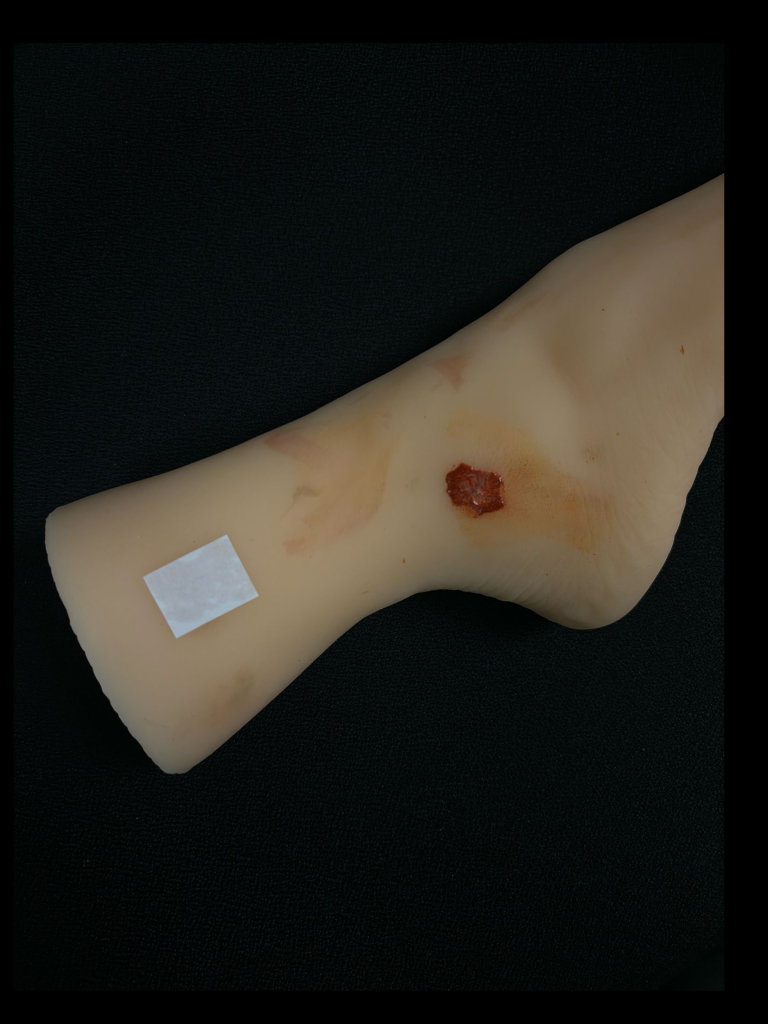
#> input picture x3Lkg_zoomed.png, 1536 x 2048 px, found by its file name (shown at 1/2 size)
$ python Zoom.py
#> lines starting #> are read from the running program, lines starting #| are printed output that depends on the picture
# [57 lines of commented-out code are left out]


import cv2
import numpy as np

def rotate_point(point, angle, center):
    angle_rad = np.radians(angle)
    cos_val = np.cos(angle_rad)
    sin_val = np.sin(angle_rad)
    x = center[0] + (point[0] - center[0]) * cos_val - (point[1] - center[1]) * sin_val
    y = center[1] + (point[0] - center[0]) * sin_val + (point[1] - center[1]) * cos_val
    return (int(x), int(y))

# Define the original rectangle points
original_rect_points = [(288, 1154), (519, 1154), (519, 1192), (288, 1192)]

# Define the target rectangle points
target_rect_points = [(773, 561), (792, 354), (945, 368), (926, 575)]

# Calculate the center of each rectangle
original_rect_center = ((original_rect_points[0][0] + original_rect_points[2][0]) // 2, (original_rect_points[0][1] + original_rect_points[2][1]) // 2)
target_rect_center = ((target_rect_points[0][0] + target_rect_points[2][0]) // 2, (target_rect_points[0][1] + target_rect_points[2][1]) // 2)

# Calculate the translation required to move the original rectangle to align with the target rectangle
translation = (target_rect_center[0] - original_rect_center[0], target_rect_center[1] - original_rect_center[1])

# Calculate the angle of rotation to match the orientation of the target rectangle
original_angle = np.degrees(np.arctan2(original_rect_points[1][1] - original_rect_points[0][1], original_rect_points[1][0] - original_rect_points[0][0]))
target_angle = np.degrees(np.arctan2(target_rect_points[1][1] - target_rect_points[0][1], target_rect_points[1][0] - target_rect_points[0][0]))
rotation_angle = target_angle - original_angle

# Rotate and translate the original rectangle points to match the target rectangle
rotated_rect_points = [rotate_point(point, rotation_angle, original_rect_center) for point in original_rect_points]
translated_rotated_rect_points = [(point[0] + translation[0], point[1] + translation[1]) for point in rotated_rect_points]

# Define the path to the image file
image_path = '/Users/vastavbharambe/Downloads/cap/x3Lkg_zoomed.png'

# Read the image
image = cv2.imread(image_path)
#> image is the input picture: shape (2048, 1536, 3); mean B, G, R 27.1, 32.6, 33.8

# Rotate and translate the entire image
rot_mat = cv2.getRotationMatrix2D(original_rect_center, rotation_angle, 1.0)
translated_rotated_image = cv2.warpAffine(image, rot_mat, (image.shape[1], image.shape[0]))
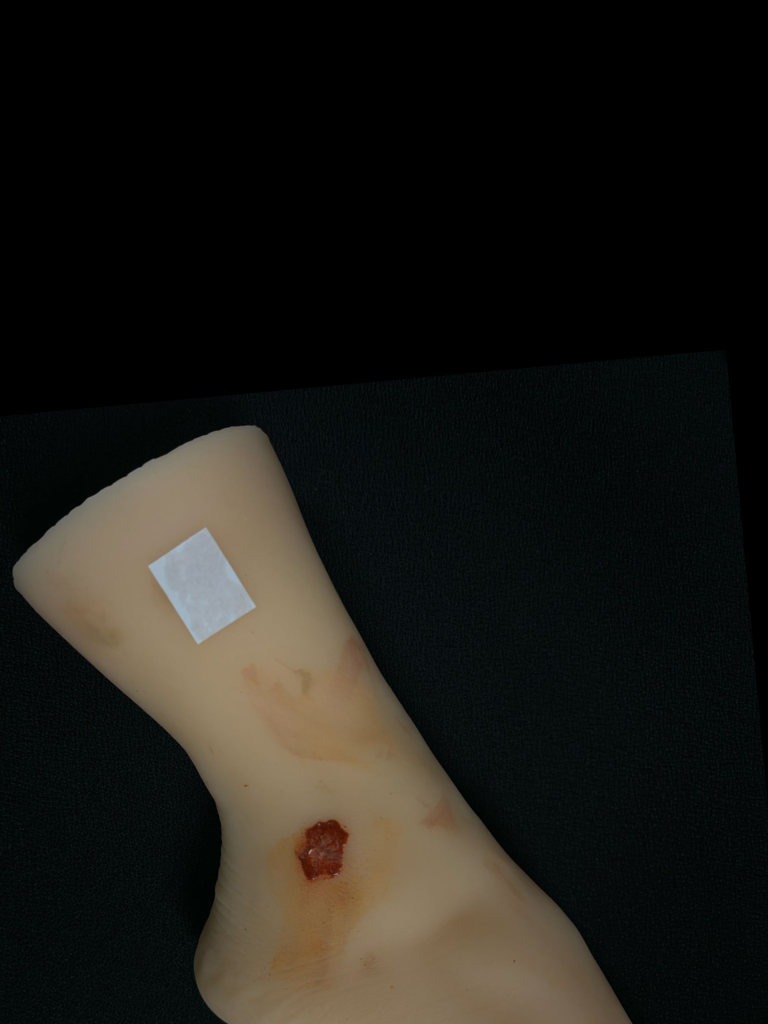
#> translated_rotated_image: shape (2048, 1536, 3) (shown at 1/2 size); mean B, G, R 23.2, 28.1, 29.7
translated_rotated_image = cv2.warpAffine(translated_rotated_image, np.float32([[1, 0, translation[0]], [0, 1, translation[1]]]), (image.shape[1], image.shape[0]))
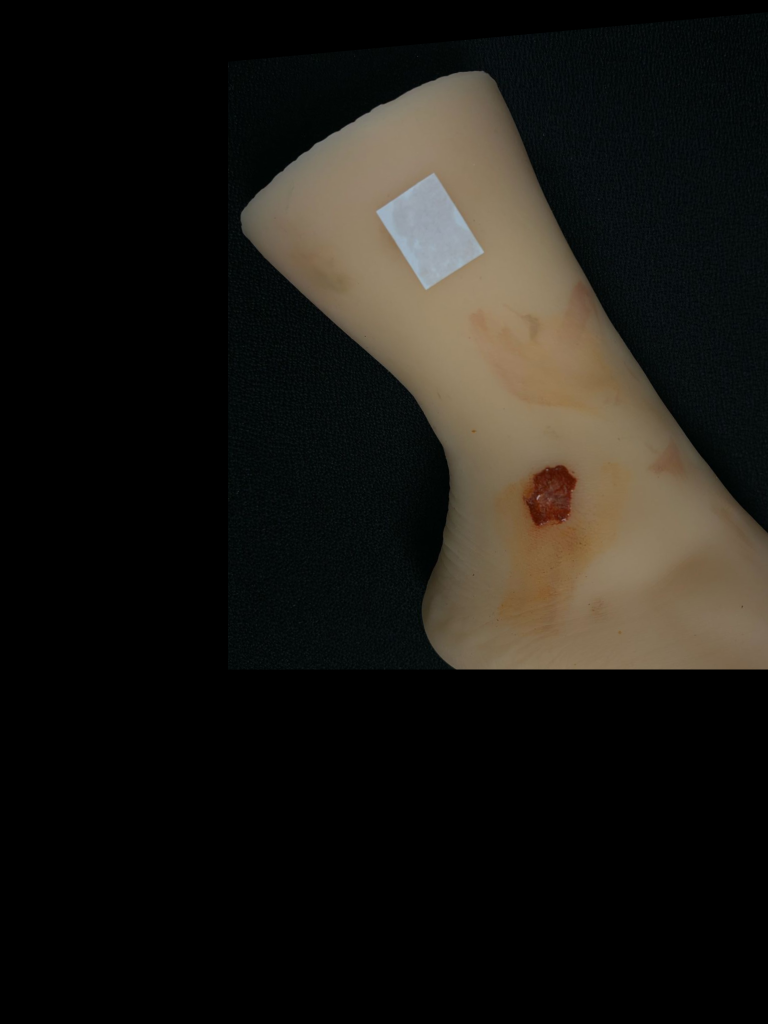
#> translated_rotated_image: shape (2048, 1536, 3) (shown at 1/2 size); mean B, G, R 20.7, 25.5, 27.9

# Display the rotated and translated image
cv2.imshow('Rotated and Translated Image', translated_rotated_image)
cv2.imwrite('Rotated_and_Translated_Image.png', translated_rotated_image)
cv2.waitKey(0)
cv2.destroyAllWindows()
